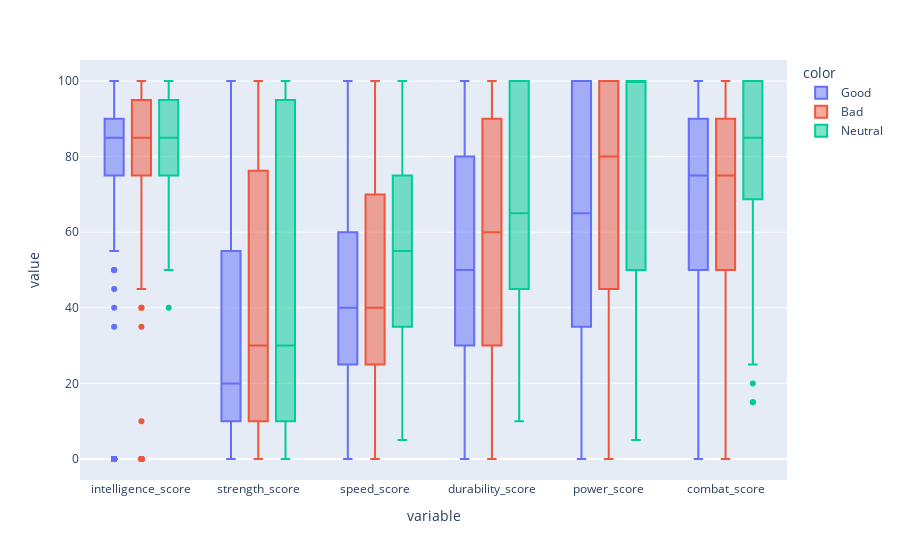

Write notebook code for a chart like this one.
### Markdown cell above
Agrupando ahora por la variable de respuesta

### Code cell
px.box(exploration_df.select_dtypes("int"), color=exploration_df.alignment)

### Figure 1 — Plotly figure (JSON) as saved in the notebook; plotly's stock layout.template omitted (floating-point values rounded to 4 significant figures; data arrays with more than 128 entries replaced by an {"elided": "..."} marker saying what was removed)
{"data": [{"alignmentgroup": "True", "hovertemplate": "color=Good<br>variable=%{x}<br>value=%{y}<extra></extra>", "legendgroup": "Good", "marker": {"color": "#636efa"}, "name": "Good", "notched": false, "offsetgroup": "Good", "orientation": "v", "showlegend": true, "type": "box", "x": {"elided": "4458 str values"}, "x0": " ", "xaxis": "x", "y": {"elided": "4458 int values"}, "y0": " ", "yaxis": "y"}, {"alignmentgroup": "True", "hovertemplate": "color=Bad<br>variable=%{x}<br>value=%{y}<extra></extra>", "legendgroup": "Bad", "marker": {"color": "#EF553B"}, "name": "Bad", "notched": false, "offsetgroup": "Bad", "orientation": "v", "showlegend": true, "type": "box", "x": {"elided": "2574 str values"}, "x0": " ", "xaxis": "x", "y": {"elided": "2574 int values"}, "y0": " ", "yaxis": "y"}, {"alignmentgroup": "True", "hovertemplate": "color=Neutral<br>variable=%{x}<br>value=%{y}<extra></extra>", "legendgroup": "Neutral", "marker": {"color": "#00cc96"}, "name": "Neutral", "notched": false, "offsetgroup": "Neutral", "orientation": "v", "showlegend": true, "type": "box", "x": {"elided": "678 str values"}, "x0": " ", "xaxis": "x", "y": {"elided": "678 int values"}, "y0": " ", "yaxis": "y"}], "layout": {"autosize": true, "boxmode": "group", "legend": {"title": {"text": "color"}, "tracegroupgap": 0}, "margin": {"t": 60}, "xaxis": {"anchor": "y", "autorange": true, "domain": [0, 1], "range": [-0.5259, 5.526], "title": {"text": "variable"}, "type": "category"}, "yaxis": {"anchor": "x", "autorange": true, "domain": [0, 1], "range": [-5.556, 105.6], "title": {"text": "value"}, "type": "linear"}}}
